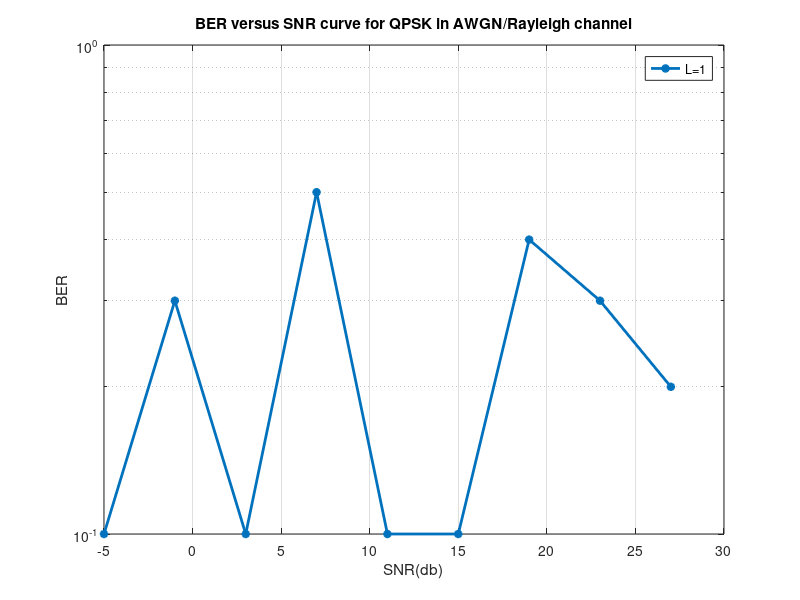

Reproduce this figure in MATLAB.
%assignment-4(Bit Error rate of QPSK vs SNR In AWGN/Rayleigh channel)
clc;clear all;
SNR_db=-5:4:30;
snr=10.^(SNR_db/10); %conversion of snr from db to linear
b=10; %given number of bit>10^4
total_power_BPSK=1;

c = randi([0 1],b,1); % generate 0's and 1's randomly
Q1= (2*c-1)';


%% When Bit transmitted noise added in Rayleigh channel i.e y=hx+n;

for i1=1:length(snr)
    
    
 %single receving antenna  L=1; 
h=sqrt(1/2)*(randn(1,b)+1i*randn(1,b));  %complex fadding coefficient
h1=norm(h)^2;
N_v =h1* total_power_BPSK/snr(i1);
N_r= sqrt(N_v)*sqrt(1/2)*(randn(1,b));   %real gaussian noise
N_i= sqrt(N_v)*sqrt(1/2)*(randn(1,b));   %Imag gaussian noise
n = N_r + 1i*N_i;


y =h.*Q1 + n;                           %after passing through rayleigh channel output
r =h1*y+n
detected=real(r)>0

E(i1) =  size(find([detected + Q1]>1),2);            %number of error calculation


end
BER=E/b;                                     %BER of QPSK in  Rayleigh channel

%%










%%
%%plotting of graph between BER and SNR
semilogy(SNR_db,BER,"-*","linewidth",2)

hold on;


hold off;
xlabel("SNR(db)");
ylabel("BER");
title("BER versus SNR curve for QPSK in AWGN/Rayleigh channel")
legend('L=1')
grid;


%if we obserbe the graph we found 